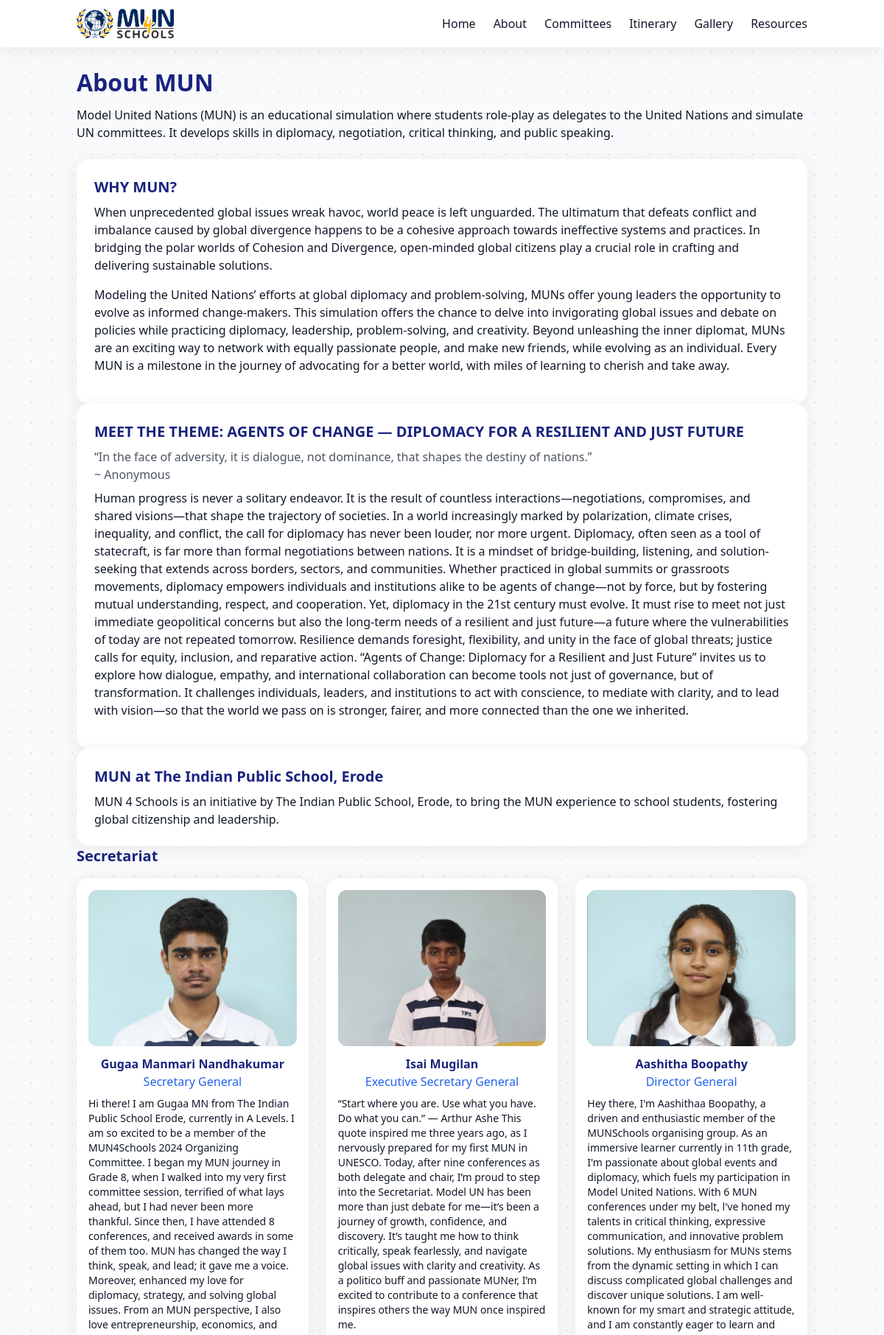
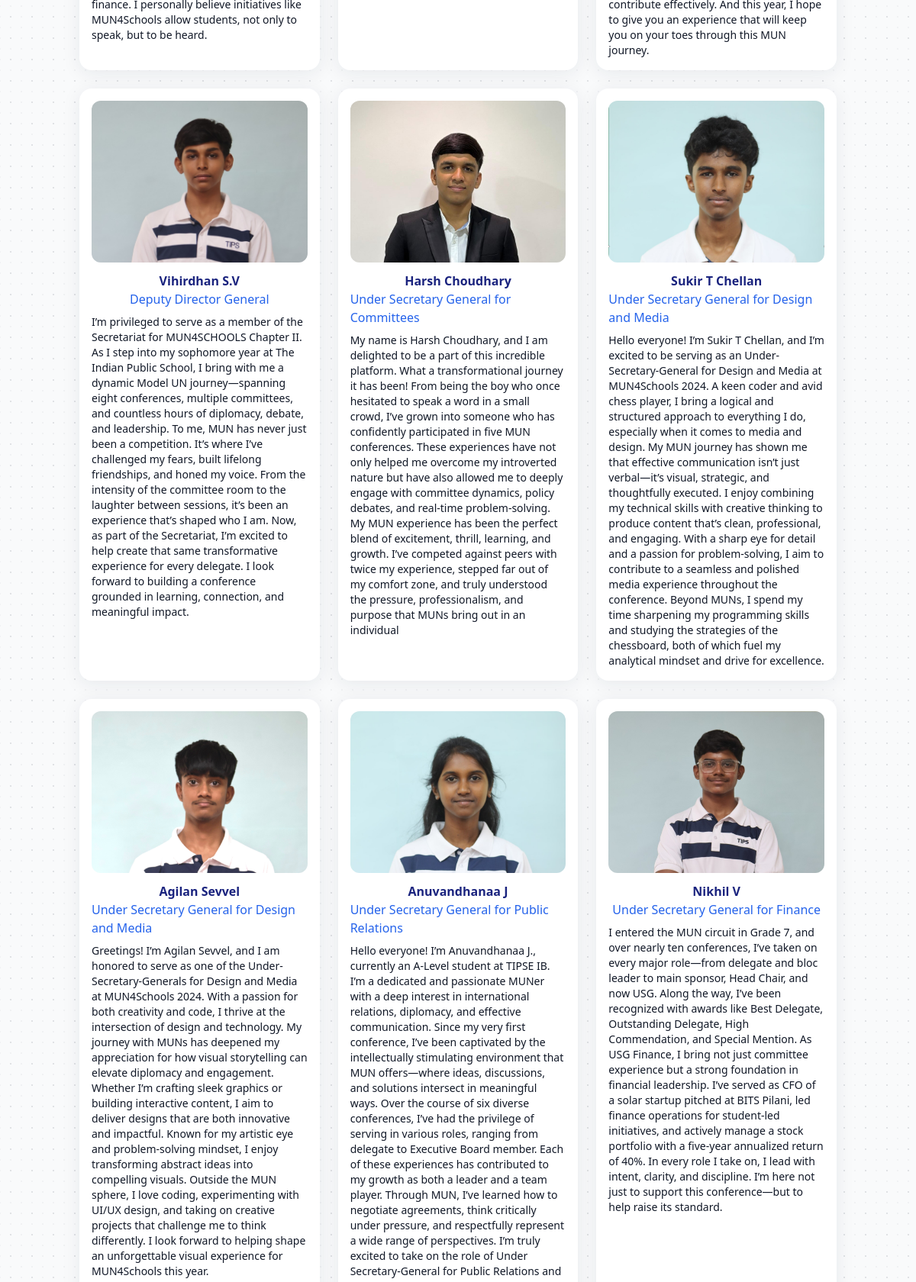
The page /about/ (upper part) on the database its author committed (2 pictures, top to bottom).
### main/models.py (models this page shows, shortened)
class SecretariatMember(models.Model):
    name = models.CharField(max_length=100)
    role = models.CharField(max_length=100)
    photo = models.ImageField(upload_to='secretariat/')
    bio = models.TextField()

### main/views.py (the view)
# urls.py: path('about/', views.about, name='about'),
def about(request):
    secretariat = SecretariatMember.objects.all()
    eboard = ExecutiveBoardMember.objects.all()
    return render(request, 'main/about.html', {
        'secretariat': secretariat,
        'eboard': eboard,
    })

### main/templates/main/about.html
{% extends "main/base.html" %}
{% block content %}
<h2 class="text-2xl font-bold mb-4">About MUN</h2>
<p class="mb-6">Model United Nations (MUN) is an educational simulation where students role-play as delegates to the United Nations and simulate UN committees. It develops skills in diplomacy, negotiation, critical thinking, and public speaking.</p>
<section class="my-8 p-6 bg-white rounded-lg shadow max-w-3xl mx-auto">
    <h3 class="text-xl font-bold mb-2 text-blue-700">WHY MUN?</h3>
    <p class="mb-4">When unprecedented global issues wreak havoc, world peace is left unguarded. The ultimatum that defeats conflict and imbalance caused by global divergence happens to be a cohesive approach towards ineffective systems and practices. In bridging the polar worlds of Cohesion and Divergence, open-minded global citizens play a crucial role in crafting and delivering sustainable solutions.</p>
    <p class="mb-4">Modeling the United Nations’ efforts at global diplomacy and problem-solving, MUNs offer young leaders the opportunity to evolve as informed change-makers. This simulation offers the chance to delve into invigorating global issues and debate on policies while practicing diplomacy, leadership, problem-solving, and creativity. Beyond unleashing the inner diplomat, MUNs are an exciting way to network with equally passionate people, and make new friends, while evolving as an individual. Every MUN is a milestone in the journey of advocating for a better world, with miles of learning to cherish and take away.</p>
</section>
<section class="my-8 p-6 bg-white rounded-lg shadow max-w-3xl mx-auto">
    <h3 class="text-xl font-bold mb-2 text-blue-700">MEET THE THEME: AGENTS OF CHANGE — DIPLOMACY FOR A RESILIENT AND JUST FUTURE</h3>
    <blockquote class="italic text-gray-600 mb-2">“In the face of adversity, it is dialogue, not dominance, that shapes the destiny of nations.”<br><span class="block text-right">~ Anonymous</span></blockquote>
    <p class="mb-4">Human progress is never a solitary endeavor. It is the result of countless interactions—negotiations, compromises, and shared visions—that shape the trajectory of societies. In a world increasingly marked by polarization, climate crises, inequality, and conflict, the call for diplomacy has never been louder, nor more urgent.
Diplomacy, often seen as a tool of statecraft, is far more than formal negotiations between nations. It is a mindset of bridge-building, listening, and solution-seeking that extends across borders, sectors, and communities. Whether practiced in global summits or grassroots movements, diplomacy empowers individuals and institutions alike to be agents of change—not by force, but by fostering mutual understanding, respect, and cooperation.
Yet, diplomacy in the 21st century must evolve. It must rise to meet not just immediate geopolitical concerns but also the long-term needs of a resilient and just future—a future where the vulnerabilities of today are not repeated tomorrow. Resilience demands foresight, flexibility, and unity in the face of global threats; justice calls for equity, inclusion, and reparative action.
“Agents of Change: Diplomacy for a Resilient and Just Future” invites us to explore how dialogue, empathy, and international collaboration can become tools not just of governance, but of transformation. It challenges individuals, leaders, and institutions to act with conscience, to mediate with clarity, and to lead with vision—so that the world we pass on is stronger, fairer, and more connected than the one we inherited.</p>
</section>
<section class="my-8 p-6 bg-white rounded-lg shadow max-w-3xl mx-auto">
    <h3 class="text-xl font-bold mb-2 text-blue-700">MUN at The Indian Public School, Erode</h3>
    <p class="mb-0">MUN 4 Schools is an initiative by The Indian Public School, Erode, to bring the MUN experience to school students, fostering global citizenship and leadership.</p>
</section>
<h3 class="text-xl font-semibold mb-4">Secretariat</h3>
<div class="grid grid-cols-1 md:grid-cols-3 gap-6 mb-8">
    {% for member in secretariat %}
    <div class="bg-white rounded-lg shadow p-4 flex flex-col items-center">
        <img src="{{ member.photo.url }}" alt="{{ member.name }}" class="h-32 w-28 object-cover mb-3" style="border-radius: 0.75rem;">
        <h4 class="font-bold">{{ member.name }}</h4>
        <p class="text-blue-600">{{ member.role }}</p>
        <p class="text-sm mt-2">{{ member.bio }}</p>
    </div>
    {% endfor %}
</div>
{% endblock %}

### main/templates/main/base.html (shortened to what this page needs)
<!DOCTYPE html>
<html lang="en">
<head>
    {% load static %}
    <link href="{% static 'main/tailwind.css' %}" rel="stylesheet">
    <link href="{% static 'main/modern.css' %}" rel="stylesheet">
</head>
<body class="bg-gray-50 text-gray-900">
    <header class="sticky top-0 z-50 bg-white shadow">
        <nav class="container mx-auto flex items-center justify-between py-3 px-4">
            <a href="{% url 'home' %}" class="flex items-center">
                <img src="{% static 'main/logo.png' %}" alt="MUN 4 Schools Logo" class="h-10 w-auto mr-3">
            </a>
            <ul class="flex space-x-6 font-medium">
                <li><a href="{% url 'home' %}" class="hover:text-blue-600">Home</a></li>
                <li><a href="{% url 'about' %}" class="hover:text-blue-600">About</a></li>
                <li><a href="{% url 'committees' %}" class="hover:text-blue-600">Committees</a></li>
                <li><a href="{% url 'itinerary' %}" class="hover:text-blue-600">Itinerary</a></li>
                <li><a href="{% url 'gallery' %}" class="hover:text-blue-600">Gallery</a></li>
                <li><a href="{% url 'resources' %}" class="hover:text-blue-600">Resources</a></li>
            </ul>
        </nav>
    </header>
    <main class="container mx-auto px-4 py-8">
        {% block content %}{% endblock %}
    </main>
</body>
</html>

### main/static/main/modern.css (style rules this page uses)
body { font-family: 'Segoe UI', 'Roboto', Arial, sans-serif; background-color: #fff; background-image: radial-gradient(rgba(30,41,59,0.08) 1.5px, transparent 1.5px), radial-gradient(rgba(30,41,59,0.04) 1px, transparent 1px); background-size: 28px 28px, 14px 14px; background-position: 0 0, 7px 7px; color: #222; margin: 0; padding: 0; transition: background 0.4s, color 0.4s; }
h2, h3, h4 { color: #1a237e; }
.bg-white { background: #fff; }
.rounded-lg { border-radius: 1rem; }
.shadow { box-shadow: 0 4px 24px rgba(30, 41, 59, 0.08); }
.flex { display: flex; }
.flex-col { flex-direction: column; }
.items-center { align-items: center; }
.text-blue-600 { color: #2563eb; }
.grid { display: grid; }
.grid-cols-1 { grid-template-columns: 1fr; }
@media (min-width: 768px) { .md\:grid-cols-3 { grid-template-columns: repeat(3, 1fr); } }
.gap-6 { gap: 1.5rem; }
.mb-2 { margin-bottom: 0.5rem; }
.mb-3 { margin-bottom: 0.75rem; }
.mb-4 { margin-bottom: 1rem; }
.mb-6 { margin-bottom: 1.5rem; }
.mb-8 { margin-bottom: 2rem; }
.p-4 { padding: 1rem; }
.object-cover { object-fit: cover; }
.font-bold { font-weight: bold; }
.font-semibold { font-weight: 600; }
.text-2xl { font-size: 2rem; }
.text-xl { font-size: 1.25rem; }
.text-sm { font-size: 0.875rem; }
.card, .bg-white.rounded-lg.shadow { transition: box-shadow 0.3s, transform 0.2s; }
main, header, footer, .card, form, .scroll-to-top, .bg-white, .rounded-lg, .shadow { transition: box-shadow 0.4s cubic-bezier(.4,0,.2,1), background 0.4s, color 0.4s, border-color 0.4s, transform 0.7s cubic-bezier(.4,0,.2,1), opacity 0.7s cubic-bezier(.4,0,.2,1); }

### rows shown on the page
SecretariatMember: photo (picture), name "Gugaa Manmari Nandhakumar", role "Secretary General", bio "Hi there! I am Gugaa MN from The Indian Public School Erode, currently in A Levels. I am so excited to be a member of the MUN4Schools 2024 Organizing Committee. I began my MUN journey in Grade 8, when I walked into my very first committee session, terrified of what lays ahead, but I had never been more thankful. Since then, I have attended 8 conferences, and received awards in some of them too. MUN has changed the way I think, speak, and lead; it gave me a voice. Moreover, enhanced my love for diplomacy, strategy, and solving global issues. From an MUN perspective, I also love entrepreneurship, economics, and finance. I personally believe initiatives like MUN4Schools allow students, not…"
SecretariatMember: photo (picture), name "Isai Mugilan", role "Executive Secretary General", bio "“Start where you are. Use what you have. Do what you can.” — Arthur Ashe This quote inspired me three years ago, as I nervously prepared for my first MUN in UNESCO. Today, after nine conferences as both delegate and chair, I’m proud to step into the Secretariat. Model UN has been more than just debate for me—it’s been a journey of growth, confidence, and discovery. It’s taught me how to think critically, speak fearlessly, and navigate global issues with clarity and creativity. As a politico buff and passionate MUNer, I’m excited to contribute to a conference that inspires others the way MUN once inspired me."
SecretariatMember: photo (picture), name "Aashitha Boopathy", role "Director General", bio "Hey there, I'm Aashithaa Boopathy, a driven and enthusiastic member of the MUNSchools organising group. As an immersive learner currently in 11th grade, I'm passionate about global events and diplomacy, which fuels my participation in Model United Nations. With 6 MUN conferences under my belt, l've honed my talents in critical thinking, expressive communication, and innovative problem solutions. My enthusiasm for MUNs stems from the dynamic setting in which I can discuss complicated global challenges and discover unique solutions. I am well-known for my smart and strategic attitude, and I am constantly eager to learn and contribute effectively. And this year, I hope to give you an…"
SecretariatMember: photo (picture), name "Vihirdhan S.V", role "Deputy Director General", bio "I’m privileged to serve as a member of the Secretariat for MUN4SCHOOLS Chapter II. As I step into my sophomore year at The Indian Public School, I bring with me a dynamic Model UN journey—spanning eight conferences, multiple committees, and countless hours of diplomacy, debate, and leadership. To me, MUN has never just been a competition. It’s where I’ve challenged my fears, built lifelong friendships, and honed my voice. From the intensity of the committee room to the laughter between sessions, it’s been an experience that’s shaped who I am. Now, as part of the Secretariat, I’m excited to help create that same transformative experience for every delegate. I look forward to building a…"
SecretariatMember: photo (picture), name "Harsh Choudhary", role "Under Secretary General for Committees", bio "My name is Harsh Choudhary, and I am delighted to be a part of this incredible platform. What a transformational journey it has been! From being the boy who once hesitated to speak a word in a small crowd, I’ve grown into someone who has confidently participated in five MUN conferences. These experiences have not only helped me overcome my introverted nature but have also allowed me to deeply engage with committee dynamics, policy debates, and real-time problem-solving. My MUN experience has been the perfect blend of excitement, thrill, learning, and growth. I’ve competed against peers with twice my experience, stepped far out of my comfort zone, and truly understood the pressure,…"
SecretariatMember: photo (picture), name "Sukir T Chellan", role "Under Secretary General for Design and Media", bio "Hello everyone! I’m Sukir T Chellan, and I’m excited to be serving as an Under-Secretary-General for Design and Media at MUN4Schools 2024. A keen coder and avid chess player, I bring a logical and structured approach to everything I do, especially when it comes to media and design. My MUN journey has shown me that effective communication isn’t just verbal—it’s visual, strategic, and thoughtfully executed. I enjoy combining my technical skills with creative thinking to produce content that’s clean, professional, and engaging. With a sharp eye for detail and a passion for problem-solving, I aim to contribute to a seamless and polished media experience throughout the conference. Beyond MUNs, I…"
SecretariatMember: photo (picture), name "Agilan Sevvel", role "Under Secretary General for Design and Media", bio "Greetings! I’m Agilan Sevvel, and I am honored to serve as one of the Under-Secretary-Generals for Design and Media at MUN4Schools 2024. With a passion for both creativity and code, I thrive at the intersection of design and technology. My journey with MUNs has deepened my appreciation for how visual storytelling can elevate diplomacy and engagement. Whether I’m crafting sleek graphics or building interactive content, I aim to deliver designs that are both innovative and impactful. Known for my artistic eye and problem-solving mindset, I enjoy transforming abstract ideas into compelling visuals. Outside the MUN sphere, I love coding, experimenting with UI/UX design, and taking on creative…"
SecretariatMember: photo (picture), name "Anuvandhanaa J", role "Under Secretary General for Public Relations"
SecretariatMember: photo (picture), name "Nikhil V", role "Under Secretary General for Finance", bio "I entered the MUN circuit in Grade 7, and over nearly ten conferences, I’ve taken on every major role—from delegate and bloc leader to main sponsor, Head Chair, and now USG. Along the way, I’ve been recognized with awards like Best Delegate, Outstanding Delegate, High Commendation, and Special Mention. As USG Finance, I bring not just committee experience but a strong foundation in financial leadership. I’ve served as CFO of a solar startup pitched at BITS Pilani, led finance operations for student-led initiatives, and actively manage a stock portfolio with a five-year annualized return of 40%. In every role I take on, I lead with intent, clarity, and discipline. I’m here not just to…"
